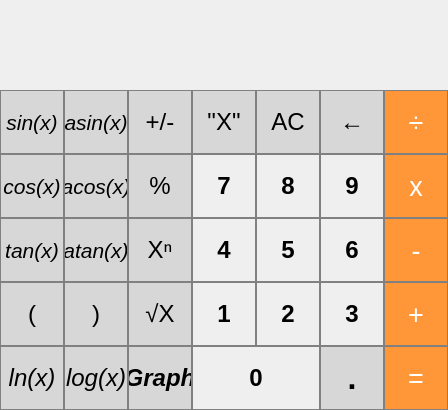
<?xml version="1.0" encoding="UTF-8"?>
<ui version="4.0">
 <class>View</class>
 <widget class="QMainWindow" name="View">
  <property name="geometry">
   <rect>
    <x>0</x>
    <y>0</y>
    <width>448</width>
    <height>410</height>
   </rect>
  </property>
  <property name="minimumSize">
   <size>
    <width>448</width>
    <height>410</height>
   </size>
  </property>
  <property name="maximumSize">
   <size>
    <width>448</width>
    <height>410</height>
   </size>
  </property>
  <property name="windowTitle">
   <string>Калькулятор</string>
  </property>
  <widget class="QWidget" name="centralwidget">
   <widget class="QPushButton" name="two_button">
    <property name="geometry">
     <rect>
      <x>256</x>
      <y>282</y>
      <width>64</width>
      <height>64</height>
     </rect>
    </property>
    <property name="font">
     <font>
      <pointsize>18</pointsize>
      <bold>true</bold>
      <stylestrategy>PreferDefault</stylestrategy>
     </font>
    </property>
    <property name="styleSheet">
     <string notr="true">QPushButton {
   border: 1px solid gray;
}
QPushButton:pressed {
    background-color: qlineargradient(x1: 0, y1: 0, x2: 0, y2: 1,
                                      stop: 0 #dadbde, stop: 1 #f6f7fa);
}</string>
    </property>
    <property name="text">
     <string>2</string>
    </property>
   </widget>
   <widget class="QLabel" name="label">
    <property name="geometry">
     <rect>
      <x>0</x>
      <y>4</y>
      <width>448</width>
      <height>82</height>
     </rect>
    </property>
    <property name="styleSheet">
     <string notr="true">QLabel {
                             border-style: solid;
                             border-width: 1px;
                             border-color: black; 
							border-radius: 12px;
						padding-right: 10px;
						margin: 5px 5px;
                             };</string>
    </property>
    <property name="text">
     <string/>
    </property>
    <property name="alignment">
     <set>Qt::AlignRight|Qt::AlignTrailing|Qt::AlignVCenter</set>
    </property>
    <property name="margin">
     <number>0</number>
    </property>
   </widget>
   <widget class="QPushButton" name="one_button">
    <property name="geometry">
     <rect>
      <x>192</x>
      <y>282</y>
      <width>64</width>
      <height>64</height>
     </rect>
    </property>
    <property name="font">
     <font>
      <pointsize>18</pointsize>
      <bold>true</bold>
      <stylestrategy>PreferDefault</stylestrategy>
     </font>
    </property>
    <property name="styleSheet">
     <string notr="true">QPushButton {
   border: 1px solid gray;
}
QPushButton:pressed {
    background-color: qlineargradient(x1: 0, y1: 0, x2: 0, y2: 1,
                                      stop: 0 #dadbde, stop: 1 #f6f7fa);
}</string>
    </property>
    <property name="text">
     <string>1</string>
    </property>
   </widget>
   <widget class="QPushButton" name="three_button">
    <property name="geometry">
     <rect>
      <x>320</x>
      <y>282</y>
      <width>64</width>
      <height>64</height>
     </rect>
    </property>
    <property name="font">
     <font>
      <pointsize>18</pointsize>
      <bold>true</bold>
      <stylestrategy>PreferDefault</stylestrategy>
     </font>
    </property>
    <property name="styleSheet">
     <string notr="true">QPushButton {
   border: 1px solid gray;
}
QPushButton:pressed {
    background-color: qlineargradient(x1: 0, y1: 0, x2: 0, y2: 1,
                                      stop: 0 #dadbde, stop: 1 #f6f7fa);
}</string>
    </property>
    <property name="text">
     <string>3</string>
    </property>
   </widget>
   <widget class="QPushButton" name="four_button">
    <property name="geometry">
     <rect>
      <x>192</x>
      <y>218</y>
      <width>64</width>
      <height>64</height>
     </rect>
    </property>
    <property name="font">
     <font>
      <pointsize>18</pointsize>
      <bold>true</bold>
      <stylestrategy>PreferDefault</stylestrategy>
     </font>
    </property>
    <property name="styleSheet">
     <string notr="true">QPushButton {
   border: 1px solid gray;
}
QPushButton:pressed {
    background-color: qlineargradient(x1: 0, y1: 0, x2: 0, y2: 1,
                                      stop: 0 #dadbde, stop: 1 #f6f7fa);
}</string>
    </property>
    <property name="text">
     <string>4</string>
    </property>
   </widget>
   <widget class="QPushButton" name="five_button">
    <property name="geometry">
     <rect>
      <x>256</x>
      <y>218</y>
      <width>64</width>
      <height>64</height>
     </rect>
    </property>
    <property name="font">
     <font>
      <pointsize>18</pointsize>
      <bold>true</bold>
      <stylestrategy>PreferDefault</stylestrategy>
     </font>
    </property>
    <property name="styleSheet">
     <string notr="true">QPushButton {
   border: 1px solid gray;
}
QPushButton:pressed {
    background-color: qlineargradient(x1: 0, y1: 0, x2: 0, y2: 1,
                                      stop: 0 #dadbde, stop: 1 #f6f7fa);
}</string>
    </property>
    <property name="text">
     <string>5</string>
    </property>
   </widget>
   <widget class="QPushButton" name="six_button">
    <property name="geometry">
     <rect>
      <x>320</x>
      <y>218</y>
      <width>64</width>
      <height>64</height>
     </rect>
    </property>
    <property name="font">
     <font>
      <pointsize>18</pointsize>
      <bold>true</bold>
      <stylestrategy>PreferDefault</stylestrategy>
     </font>
    </property>
    <property name="styleSheet">
     <string notr="true">QPushButton {
   border: 1px solid gray;
}
QPushButton:pressed {
    background-color: qlineargradient(x1: 0, y1: 0, x2: 0, y2: 1,
                                      stop: 0 #dadbde, stop: 1 #f6f7fa);
}</string>
    </property>
    <property name="text">
     <string>6</string>
    </property>
   </widget>
   <widget class="QPushButton" name="seven_button">
    <property name="geometry">
     <rect>
      <x>192</x>
      <y>154</y>
      <width>64</width>
      <height>64</height>
     </rect>
    </property>
    <property name="font">
     <font>
      <pointsize>18</pointsize>
      <bold>true</bold>
      <stylestrategy>PreferDefault</stylestrategy>
     </font>
    </property>
    <property name="styleSheet">
     <string notr="true">QPushButton {
   border: 1px solid gray;
}
QPushButton:pressed {
    background-color: qlineargradient(x1: 0, y1: 0, x2: 0, y2: 1,
                                      stop: 0 #dadbde, stop: 1 #f6f7fa);
}</string>
    </property>
    <property name="text">
     <string>7</string>
    </property>
   </widget>
   <widget class="QPushButton" name="eight_button">
    <property name="geometry">
     <rect>
      <x>256</x>
      <y>154</y>
      <width>64</width>
      <height>64</height>
     </rect>
    </property>
    <property name="font">
     <font>
      <pointsize>18</pointsize>
      <bold>true</bold>
      <stylestrategy>PreferDefault</stylestrategy>
     </font>
    </property>
    <property name="styleSheet">
     <string notr="true">QPushButton {
   border: 1px solid gray;
}
QPushButton:pressed {
    background-color: qlineargradient(x1: 0, y1: 0, x2: 0, y2: 1,
                                      stop: 0 #dadbde, stop: 1 #f6f7fa);
}</string>
    </property>
    <property name="text">
     <string>8</string>
    </property>
   </widget>
   <widget class="QPushButton" name="nine_button">
    <property name="geometry">
     <rect>
      <x>320</x>
      <y>154</y>
      <width>64</width>
      <height>64</height>
     </rect>
    </property>
    <property name="font">
     <font>
      <pointsize>18</pointsize>
      <bold>true</bold>
      <stylestrategy>PreferDefault</stylestrategy>
     </font>
    </property>
    <property name="styleSheet">
     <string notr="true">QPushButton {
   border: 1px solid gray;
}
QPushButton:pressed {
    background-color: qlineargradient(x1: 0, y1: 0, x2: 0, y2: 1,
                                      stop: 0 #dadbde, stop: 1 #f6f7fa);
}</string>
    </property>
    <property name="text">
     <string>9</string>
    </property>
   </widget>
   <widget class="QPushButton" name="result_button">
    <property name="geometry">
     <rect>
      <x>384</x>
      <y>346</y>
      <width>64</width>
      <height>64</height>
     </rect>
    </property>
    <property name="font">
     <font>
      <pointsize>20</pointsize>
     </font>
    </property>
    <property name="styleSheet">
     <string notr="true">QPushButton {
  background-color: rgb(255, 151, 57);
  color: white; 
  border: 1px solid gray;
}

QPushButton:pressed {
    background-color: qlineargradient(x1: 0, y1: 0, x2: 0, y2: 1,
                                      stop: 0 #FF7832, stop: 1 #FF9739);
}</string>
    </property>
    <property name="text">
     <string>=</string>
    </property>
   </widget>
   <widget class="QPushButton" name="plus_button">
    <property name="geometry">
     <rect>
      <x>384</x>
      <y>282</y>
      <width>64</width>
      <height>64</height>
     </rect>
    </property>
    <property name="font">
     <font>
      <pointsize>20</pointsize>
     </font>
    </property>
    <property name="styleSheet">
     <string notr="true">QPushButton {
  background-color: rgb(255, 151, 57);
  color: white; 
  border: 1px solid gray;
}

QPushButton:pressed {
    background-color: qlineargradient(x1: 0, y1: 0, x2: 0, y2: 1,
                                      stop: 0 #FF7832, stop: 1 #FF9739);
}</string>
    </property>
    <property name="text">
     <string>+</string>
    </property>
   </widget>
   <widget class="QPushButton" name="minus_button">
    <property name="geometry">
     <rect>
      <x>384</x>
      <y>218</y>
      <width>64</width>
      <height>64</height>
     </rect>
    </property>
    <property name="font">
     <font>
      <pointsize>20</pointsize>
     </font>
    </property>
    <property name="styleSheet">
     <string notr="true">QPushButton {
  background-color: rgb(255, 151, 57);
  color: white; 
  border: 1px solid gray;
}

QPushButton:pressed {
    background-color: qlineargradient(x1: 0, y1: 0, x2: 0, y2: 1,
                                      stop: 0 #FF7832, stop: 1 #FF9739);
}</string>
    </property>
    <property name="text">
     <string>-</string>
    </property>
   </widget>
   <widget class="QPushButton" name="mult_button">
    <property name="geometry">
     <rect>
      <x>384</x>
      <y>154</y>
      <width>64</width>
      <height>64</height>
     </rect>
    </property>
    <property name="font">
     <font>
      <pointsize>20</pointsize>
     </font>
    </property>
    <property name="styleSheet">
     <string notr="true">QPushButton {
  background-color: rgb(255, 151, 57);
  color: white; 
  border: 1px solid gray;
}

QPushButton:pressed {
    background-color: qlineargradient(x1: 0, y1: 0, x2: 0, y2: 1,
                                      stop: 0 #FF7832, stop: 1 #FF9739);
}</string>
    </property>
    <property name="text">
     <string>x</string>
    </property>
   </widget>
   <widget class="QPushButton" name="divide_button">
    <property name="geometry">
     <rect>
      <x>384</x>
      <y>90</y>
      <width>64</width>
      <height>64</height>
     </rect>
    </property>
    <property name="font">
     <font>
      <pointsize>20</pointsize>
     </font>
    </property>
    <property name="styleSheet">
     <string notr="true">QPushButton {
  background-color: rgb(255, 151, 57);
  color: white; 
  border: 1px solid gray;
}

QPushButton:pressed {
    background-color: qlineargradient(x1: 0, y1: 0, x2: 0, y2: 1,
                                      stop: 0 #FF7832, stop: 1 #FF9739);
}</string>
    </property>
    <property name="text">
     <string>÷</string>
    </property>
   </widget>
   <widget class="QPushButton" name="point_button">
    <property name="geometry">
     <rect>
      <x>320</x>
      <y>346</y>
      <width>64</width>
      <height>64</height>
     </rect>
    </property>
    <property name="font">
     <font>
      <pointsize>24</pointsize>
      <bold>true</bold>
     </font>
    </property>
    <property name="styleSheet">
     <string notr="true">QPushButton {
  background-color: rgb(215, 215, 215);
  border: 1px solid gray;
}
QPushButton:pressed {
    background-color: qlineargradient(x1: 0, y1: 0, x2: 0, y2: 1,
                                      stop: 0 #BEBEBE, stop: 1 #D7D7D7);
}</string>
    </property>
    <property name="text">
     <string>.</string>
    </property>
    <property name="checkable">
     <bool>true</bool>
    </property>
   </widget>
   <widget class="QPushButton" name="zero_button">
    <property name="enabled">
     <bool>true</bool>
    </property>
    <property name="geometry">
     <rect>
      <x>192</x>
      <y>346</y>
      <width>128</width>
      <height>64</height>
     </rect>
    </property>
    <property name="font">
     <font>
      <pointsize>18</pointsize>
      <bold>true</bold>
      <stylestrategy>PreferDefault</stylestrategy>
     </font>
    </property>
    <property name="styleSheet">
     <string notr="true">QPushButton {
   border: 1px solid gray;
}
QPushButton:pressed {
    background-color: qlineargradient(x1: 0, y1: 0, x2: 0, y2: 1,
                                      stop: 0 #dadbde, stop: 1 #f6f7fa);
}</string>
    </property>
    <property name="text">
     <string>0</string>
    </property>
   </widget>
   <widget class="QPushButton" name="delete_button">
    <property name="geometry">
     <rect>
      <x>320</x>
      <y>90</y>
      <width>64</width>
      <height>64</height>
     </rect>
    </property>
    <property name="font">
     <font>
      <pointsize>18</pointsize>
      <italic>false</italic>
      <bold>true</bold>
     </font>
    </property>
    <property name="styleSheet">
     <string notr="true">QPushButton {
  background-color: rgb(215, 215, 215);
  border: 1px solid gray;
}
QPushButton:pressed {
    background-color: qlineargradient(x1: 0, y1: 0, x2: 0, y2: 1,
                                      stop: 0 #BEBEBE, stop: 1 #D7D7D7);
}</string>
    </property>
    <property name="text">
     <string>←</string>
    </property>
    <property name="checkable">
     <bool>false</bool>
    </property>
    <property name="checked">
     <bool>false</bool>
    </property>
    <property name="autoRepeat">
     <bool>false</bool>
    </property>
    <property name="autoExclusive">
     <bool>false</bool>
    </property>
   </widget>
   <widget class="QPushButton" name="ac_button">
    <property name="geometry">
     <rect>
      <x>256</x>
      <y>90</y>
      <width>64</width>
      <height>64</height>
     </rect>
    </property>
    <property name="font">
     <font>
      <pointsize>18</pointsize>
     </font>
    </property>
    <property name="styleSheet">
     <string notr="true">QPushButton {
  background-color: rgb(215, 215, 215);
  border: 1px solid gray;
}
QPushButton:pressed {
    background-color: qlineargradient(x1: 0, y1: 0, x2: 0, y2: 1,
                                      stop: 0 #BEBEBE, stop: 1 #D7D7D7);
}</string>
    </property>
    <property name="text">
     <string>AC</string>
    </property>
    <property name="checkable">
     <bool>true</bool>
    </property>
   </widget>
   <widget class="QPushButton" name="x_button">
    <property name="geometry">
     <rect>
      <x>192</x>
      <y>90</y>
      <width>64</width>
      <height>64</height>
     </rect>
    </property>
    <property name="font">
     <font>
      <pointsize>18</pointsize>
     </font>
    </property>
    <property name="styleSheet">
     <string notr="true">QPushButton {
  background-color: rgb(215, 215, 215);
  border: 1px solid gray;
}
QPushButton:pressed {
    background-color: qlineargradient(x1: 0, y1: 0, x2: 0, y2: 1,
                                      stop: 0 #BEBEBE, stop: 1 #D7D7D7);
}</string>
    </property>
    <property name="text">
     <string>&quot;X&quot;</string>
    </property>
    <property name="checkable">
     <bool>true</bool>
    </property>
   </widget>
   <widget class="QPushButton" name="sign_button">
    <property name="geometry">
     <rect>
      <x>128</x>
      <y>90</y>
      <width>64</width>
      <height>64</height>
     </rect>
    </property>
    <property name="font">
     <font>
      <pointsize>18</pointsize>
     </font>
    </property>
    <property name="styleSheet">
     <string notr="true">QPushButton {
  background-color: rgb(215, 215, 215);
  border: 1px solid gray;
}
QPushButton:pressed {
    background-color: qlineargradient(x1: 0, y1: 0, x2: 0, y2: 1,
                                      stop: 0 #BEBEBE, stop: 1 #D7D7D7);
}</string>
    </property>
    <property name="text">
     <string>+/-</string>
    </property>
    <property name="checkable">
     <bool>true</bool>
    </property>
   </widget>
   <widget class="QPushButton" name="percent_button">
    <property name="geometry">
     <rect>
      <x>128</x>
      <y>154</y>
      <width>64</width>
      <height>64</height>
     </rect>
    </property>
    <property name="font">
     <font>
      <pointsize>18</pointsize>
     </font>
    </property>
    <property name="styleSheet">
     <string notr="true">QPushButton {
  background-color: rgb(215, 215, 215);
  border: 1px solid gray;
}
QPushButton:pressed {
    background-color: qlineargradient(x1: 0, y1: 0, x2: 0, y2: 1,
                                      stop: 0 #BEBEBE, stop: 1 #D7D7D7);
}</string>
    </property>
    <property name="text">
     <string>%</string>
    </property>
    <property name="checkable">
     <bool>true</bool>
    </property>
   </widget>
   <widget class="QPushButton" name="pow_button">
    <property name="geometry">
     <rect>
      <x>128</x>
      <y>218</y>
      <width>64</width>
      <height>64</height>
     </rect>
    </property>
    <property name="font">
     <font>
      <pointsize>18</pointsize>
     </font>
    </property>
    <property name="styleSheet">
     <string notr="true">QPushButton {
  background-color: rgb(215, 215, 215);
  border: 1px solid gray;
}
QPushButton:pressed {
    background-color: qlineargradient(x1: 0, y1: 0, x2: 0, y2: 1,
                                      stop: 0 #BEBEBE, stop: 1 #D7D7D7);
}</string>
    </property>
    <property name="text">
     <string>Xⁿ</string>
    </property>
    <property name="checkable">
     <bool>true</bool>
    </property>
   </widget>
   <widget class="QPushButton" name="sqrt_button">
    <property name="geometry">
     <rect>
      <x>128</x>
      <y>282</y>
      <width>64</width>
      <height>64</height>
     </rect>
    </property>
    <property name="font">
     <font>
      <pointsize>18</pointsize>
     </font>
    </property>
    <property name="styleSheet">
     <string notr="true">QPushButton {
  background-color: rgb(215, 215, 215);
  border: 1px solid gray;
}
QPushButton:pressed {
    background-color: qlineargradient(x1: 0, y1: 0, x2: 0, y2: 1,
                                      stop: 0 #BEBEBE, stop: 1 #D7D7D7);
}</string>
    </property>
    <property name="text">
     <string>√Х</string>
    </property>
    <property name="checkable">
     <bool>true</bool>
    </property>
   </widget>
   <widget class="QPushButton" name="graph_button">
    <property name="geometry">
     <rect>
      <x>128</x>
      <y>346</y>
      <width>64</width>
      <height>64</height>
     </rect>
    </property>
    <property name="font">
     <font>
      <pointsize>18</pointsize>
      <italic>true</italic>
      <bold>true</bold>
     </font>
    </property>
    <property name="styleSheet">
     <string notr="true">QPushButton {
  background-color: rgb(215, 215, 215);
  border: 1px solid gray;
}
QPushButton:pressed {
    background-color: qlineargradient(x1: 0, y1: 0, x2: 0, y2: 1,
                                      stop: 0 #BEBEBE, stop: 1 #D7D7D7);
}</string>
    </property>
    <property name="text">
     <string>Graph</string>
    </property>
    <property name="checkable">
     <bool>true</bool>
    </property>
   </widget>
   <widget class="QPushButton" name="tan_button">
    <property name="geometry">
     <rect>
      <x>0</x>
      <y>218</y>
      <width>64</width>
      <height>64</height>
     </rect>
    </property>
    <property name="font">
     <font>
      <pointsize>16</pointsize>
      <italic>true</italic>
      <strikeout>false</strikeout>
     </font>
    </property>
    <property name="styleSheet">
     <string notr="true">QPushButton {
  background-color: rgb(215, 215, 215);
  border: 1px solid gray;
}
QPushButton:pressed {
    background-color: qlineargradient(x1: 0, y1: 0, x2: 0, y2: 1,
                                      stop: 0 #BEBEBE, stop: 1 #D7D7D7);
}</string>
    </property>
    <property name="text">
     <string>tan(x)</string>
    </property>
   </widget>
   <widget class="QPushButton" name="atan_button">
    <property name="geometry">
     <rect>
      <x>64</x>
      <y>218</y>
      <width>64</width>
      <height>64</height>
     </rect>
    </property>
    <property name="font">
     <font>
      <pointsize>16</pointsize>
      <italic>true</italic>
      <strikeout>false</strikeout>
     </font>
    </property>
    <property name="styleSheet">
     <string notr="true">QPushButton {
  background-color: rgb(215, 215, 215);
  border: 1px solid gray;
}
QPushButton:pressed {
    background-color: qlineargradient(x1: 0, y1: 0, x2: 0, y2: 1,
                                      stop: 0 #BEBEBE, stop: 1 #D7D7D7);
}</string>
    </property>
    <property name="text">
     <string>atan(x)</string>
    </property>
   </widget>
   <widget class="QPushButton" name="close_brackets_button">
    <property name="geometry">
     <rect>
      <x>64</x>
      <y>282</y>
      <width>64</width>
      <height>64</height>
     </rect>
    </property>
    <property name="font">
     <font>
      <pointsize>18</pointsize>
      <bold>false</bold>
     </font>
    </property>
    <property name="styleSheet">
     <string notr="true">QPushButton {
  background-color: rgb(215, 215, 215);
  border: 1px solid gray;
}
QPushButton:pressed {
    background-color: qlineargradient(x1: 0, y1: 0, x2: 0, y2: 1,
                                      stop: 0 #BEBEBE, stop: 1 #D7D7D7);
}</string>
    </property>
    <property name="text">
     <string>)</string>
    </property>
   </widget>
   <widget class="QPushButton" name="open_brackets_button">
    <property name="geometry">
     <rect>
      <x>0</x>
      <y>282</y>
      <width>64</width>
      <height>64</height>
     </rect>
    </property>
    <property name="font">
     <font>
      <pointsize>18</pointsize>
      <bold>false</bold>
     </font>
    </property>
    <property name="styleSheet">
     <string notr="true">QPushButton {
  background-color: rgb(215, 215, 215);
  border: 1px solid gray;
}
QPushButton:pressed {
    background-color: qlineargradient(x1: 0, y1: 0, x2: 0, y2: 1,
                                      stop: 0 #BEBEBE, stop: 1 #D7D7D7);
}</string>
    </property>
    <property name="text">
     <string>(</string>
    </property>
   </widget>
   <widget class="QPushButton" name="acos_button">
    <property name="geometry">
     <rect>
      <x>64</x>
      <y>154</y>
      <width>64</width>
      <height>64</height>
     </rect>
    </property>
    <property name="font">
     <font>
      <pointsize>16</pointsize>
      <italic>true</italic>
      <strikeout>false</strikeout>
     </font>
    </property>
    <property name="styleSheet">
     <string notr="true">QPushButton {
  background-color: rgb(215, 215, 215);
  border: 1px solid gray;
}
QPushButton:pressed {
    background-color: qlineargradient(x1: 0, y1: 0, x2: 0, y2: 1,
                                      stop: 0 #BEBEBE, stop: 1 #D7D7D7);
}</string>
    </property>
    <property name="text">
     <string>acos(x)</string>
    </property>
   </widget>
   <widget class="QPushButton" name="ln_button">
    <property name="geometry">
     <rect>
      <x>0</x>
      <y>346</y>
      <width>64</width>
      <height>64</height>
     </rect>
    </property>
    <property name="font">
     <font>
      <pointsize>18</pointsize>
      <italic>true</italic>
     </font>
    </property>
    <property name="styleSheet">
     <string notr="true">QPushButton {
  background-color: rgb(215, 215, 215);
  border: 1px solid gray;
}
QPushButton:pressed {
    background-color: qlineargradient(x1: 0, y1: 0, x2: 0, y2: 1,
                                      stop: 0 #BEBEBE, stop: 1 #D7D7D7);
}</string>
    </property>
    <property name="text">
     <string>ln(x)</string>
    </property>
   </widget>
   <widget class="QPushButton" name="cos_button">
    <property name="geometry">
     <rect>
      <x>0</x>
      <y>154</y>
      <width>64</width>
      <height>64</height>
     </rect>
    </property>
    <property name="font">
     <font>
      <pointsize>16</pointsize>
      <italic>true</italic>
      <strikeout>false</strikeout>
     </font>
    </property>
    <property name="styleSheet">
     <string notr="true">QPushButton {
  background-color: rgb(215, 215, 215);
  border: 1px solid gray;
}
QPushButton:pressed {
    background-color: qlineargradient(x1: 0, y1: 0, x2: 0, y2: 1,
                                      stop: 0 #BEBEBE, stop: 1 #D7D7D7);
}</string>
    </property>
    <property name="text">
     <string>cos(x)</string>
    </property>
   </widget>
   <widget class="QPushButton" name="sin_button">
    <property name="geometry">
     <rect>
      <x>0</x>
      <y>90</y>
      <width>64</width>
      <height>64</height>
     </rect>
    </property>
    <property name="font">
     <font>
      <pointsize>16</pointsize>
      <italic>true</italic>
      <strikeout>false</strikeout>
     </font>
    </property>
    <property name="styleSheet">
     <string notr="true">QPushButton {
  background-color: rgb(215, 215, 215);
  border: 1px solid gray;
}
QPushButton:pressed {
    background-color: qlineargradient(x1: 0, y1: 0, x2: 0, y2: 1,
                                      stop: 0 #BEBEBE, stop: 1 #D7D7D7);
}</string>
    </property>
    <property name="text">
     <string>sin(x)</string>
    </property>
   </widget>
   <widget class="QPushButton" name="log_button">
    <property name="geometry">
     <rect>
      <x>64</x>
      <y>346</y>
      <width>64</width>
      <height>64</height>
     </rect>
    </property>
    <property name="font">
     <font>
      <pointsize>18</pointsize>
      <italic>true</italic>
     </font>
    </property>
    <property name="styleSheet">
     <string notr="true">QPushButton {
  background-color: rgb(215, 215, 215);
  border: 1px solid gray;
}
QPushButton:pressed {
    background-color: qlineargradient(x1: 0, y1: 0, x2: 0, y2: 1,
                                      stop: 0 #BEBEBE, stop: 1 #D7D7D7);
}</string>
    </property>
    <property name="text">
     <string>log(x)</string>
    </property>
   </widget>
   <widget class="QPushButton" name="asin_button">
    <property name="geometry">
     <rect>
      <x>64</x>
      <y>90</y>
      <width>64</width>
      <height>64</height>
     </rect>
    </property>
    <property name="font">
     <font>
      <pointsize>16</pointsize>
      <italic>true</italic>
      <strikeout>false</strikeout>
     </font>
    </property>
    <property name="styleSheet">
     <string notr="true">QPushButton {
  background-color: rgb(215, 215, 215);
  border: 1px solid gray;
}
QPushButton:pressed {
    background-color: qlineargradient(x1: 0, y1: 0, x2: 0, y2: 1,
                                      stop: 0 #BEBEBE, stop: 1 #D7D7D7);
}</string>
    </property>
    <property name="text">
     <string>asin(x)</string>
    </property>
   </widget>
  </widget>
 </widget>
 <resources/>
 <connections/>
</ui>
